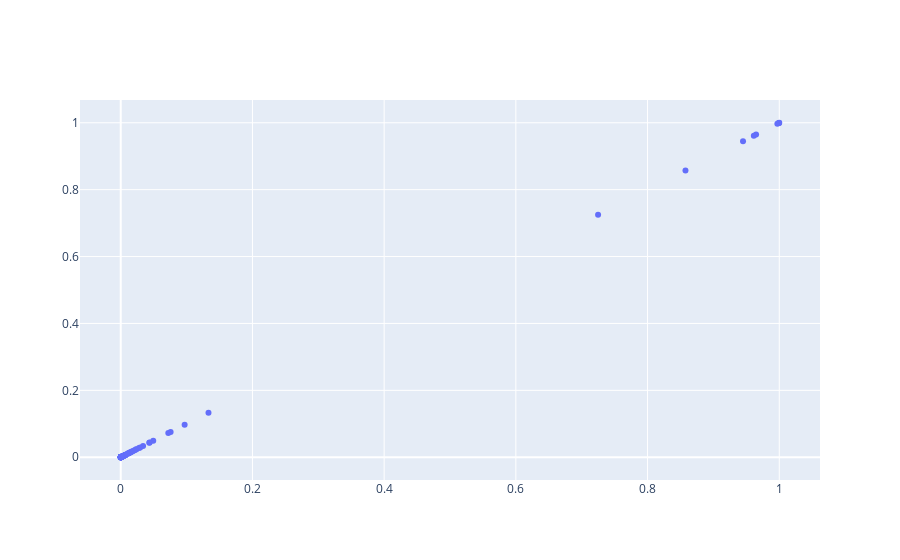

Source (notebook cell):
### Code cell
fig = go.Figure()

fig.add_trace(
    go.Scatter(
        x = result_df["1"],
        y = result_df["1"],
        mode="markers"
    )
)

fig.show()
